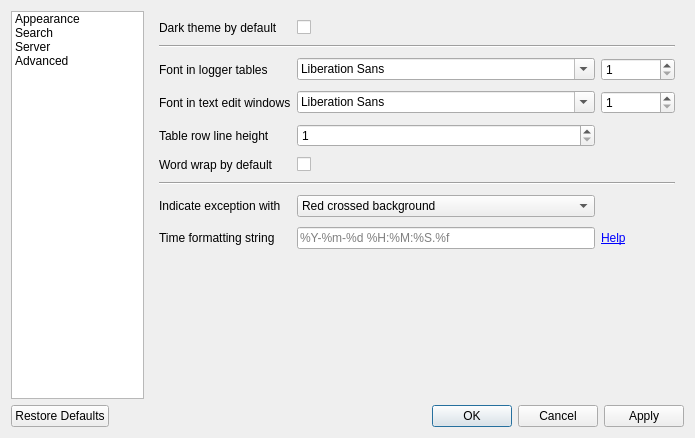
<?xml version="1.0" encoding="UTF-8"?>
<ui version="4.0">
 <class>Dialog</class>
 <widget class="QDialog" name="Dialog">
  <property name="geometry">
   <rect>
    <x>0</x>
    <y>0</y>
    <width>695</width>
    <height>438</height>
   </rect>
  </property>
  <property name="windowTitle">
   <string>Settings</string>
  </property>
  <layout class="QGridLayout" name="gridLayout">
   <item row="0" column="0">
    <widget class="QListWidget" name="listWidget">
     <property name="sizePolicy">
      <sizepolicy hsizetype="Preferred" vsizetype="Preferred">
       <horstretch>1</horstretch>
       <verstretch>0</verstretch>
      </sizepolicy>
     </property>
     <property name="spacing">
      <number>5</number>
     </property>
     <item>
      <property name="text">
       <string>Appearance</string>
      </property>
     </item>
     <item>
      <property name="text">
       <string>Search</string>
      </property>
     </item>
     <item>
      <property name="text">
       <string>Server</string>
      </property>
     </item>
     <item>
      <property name="text">
       <string>Advanced</string>
      </property>
     </item>
    </widget>
   </item>
   <item row="1" column="0" colspan="2">
    <widget class="QDialogButtonBox" name="buttonBox">
     <property name="orientation">
      <enum>Qt::Horizontal</enum>
     </property>
     <property name="standardButtons">
      <set>QDialogButtonBox::Apply|QDialogButtonBox::Cancel|QDialogButtonBox::Ok|QDialogButtonBox::RestoreDefaults</set>
     </property>
    </widget>
   </item>
   <item row="0" column="1">
    <widget class="QStackedWidget" name="stackedWidget">
     <property name="sizePolicy">
      <sizepolicy hsizetype="Preferred" vsizetype="Preferred">
       <horstretch>4</horstretch>
       <verstretch>0</verstretch>
      </sizepolicy>
     </property>
     <property name="currentIndex">
      <number>0</number>
     </property>
     <widget class="QWidget" name="pageAppearance">
      <layout class="QGridLayout" name="gridLayout_3">
       <property name="verticalSpacing">
        <number>10</number>
       </property>
       <item row="8" column="2">
        <widget class="QLabel" name="formattingHelpLabel">
         <property name="text">
          <string>&lt;a href=&quot;https://docs.python.org/3/library/datetime.html#strftime-strptime-behavior&quot;&gt;Help&lt;/a&gt;</string>
         </property>
         <property name="textFormat">
          <enum>Qt::RichText</enum>
         </property>
         <property name="openExternalLinks">
          <bool>true</bool>
         </property>
         <property name="textInteractionFlags">
          <set>Qt::TextBrowserInteraction</set>
         </property>
        </widget>
       </item>
       <item row="4" column="1">
        <widget class="QSpinBox" name="loggerTableRowHeight">
         <property name="sizePolicy">
          <sizepolicy hsizetype="Preferred" vsizetype="Fixed">
           <horstretch>0</horstretch>
           <verstretch>0</verstretch>
          </sizepolicy>
         </property>
         <property name="minimum">
          <number>1</number>
         </property>
        </widget>
       </item>
       <item row="9" column="0" colspan="3">
        <spacer name="verticalSpacer">
         <property name="orientation">
          <enum>Qt::Vertical</enum>
         </property>
         <property name="sizeHint" stdset="0">
          <size>
           <width>20</width>
           <height>40</height>
          </size>
         </property>
        </spacer>
       </item>
       <item row="6" column="0" colspan="3">
        <widget class="Line" name="line_2">
         <property name="orientation">
          <enum>Qt::Horizontal</enum>
         </property>
        </widget>
       </item>
       <item row="3" column="0">
        <widget class="QLabel" name="textViewFontLabel">
         <property name="text">
          <string>Font in text edit windows</string>
         </property>
        </widget>
       </item>
       <item row="2" column="2">
        <widget class="QSpinBox" name="loggerTableFontSize">
         <property name="sizePolicy">
          <sizepolicy hsizetype="Ignored" vsizetype="Fixed">
           <horstretch>1</horstretch>
           <verstretch>0</verstretch>
          </sizepolicy>
         </property>
         <property name="minimum">
          <number>1</number>
         </property>
        </widget>
       </item>
       <item row="0" column="0">
        <widget class="QLabel" name="darkThemeDefaultLabel">
         <property name="text">
          <string>Dark theme by default</string>
         </property>
        </widget>
       </item>
       <item row="0" column="1">
        <widget class="QCheckBox" name="darkThemeDefaultCheckBox">
         <property name="text">
          <string/>
         </property>
        </widget>
       </item>
       <item row="4" column="0">
        <widget class="QLabel" name="loggerTableRowHeightLabel">
         <property name="text">
          <string>Table row line height</string>
         </property>
        </widget>
       </item>
       <item row="3" column="2">
        <widget class="QSpinBox" name="textViewFontSize">
         <property name="sizePolicy">
          <sizepolicy hsizetype="Ignored" vsizetype="Fixed">
           <horstretch>1</horstretch>
           <verstretch>0</verstretch>
          </sizepolicy>
         </property>
         <property name="minimum">
          <number>1</number>
         </property>
        </widget>
       </item>
       <item row="1" column="0" colspan="3">
        <widget class="Line" name="line_3">
         <property name="orientation">
          <enum>Qt::Horizontal</enum>
         </property>
        </widget>
       </item>
       <item row="7" column="1">
        <widget class="QComboBox" name="excIndicationComboBox">
         <property name="sizePolicy">
          <sizepolicy hsizetype="Ignored" vsizetype="Fixed">
           <horstretch>0</horstretch>
           <verstretch>0</verstretch>
          </sizepolicy>
         </property>
         <item>
          <property name="text">
           <string>Red crossed background</string>
          </property>
         </item>
         <item>
          <property name="text">
           <string>Cross icon in the message column</string>
          </property>
         </item>
         <item>
          <property name="text">
           <string>Both</string>
          </property>
         </item>
        </widget>
       </item>
       <item row="8" column="1">
        <widget class="QLineEdit" name="timeFormatLine">
         <property name="sizePolicy">
          <sizepolicy hsizetype="Ignored" vsizetype="Fixed">
           <horstretch>0</horstretch>
           <verstretch>0</verstretch>
          </sizepolicy>
         </property>
         <property name="placeholderText">
          <string>%Y-%m-%d %H:%M:%S.%f</string>
         </property>
        </widget>
       </item>
       <item row="3" column="1">
        <widget class="QFontComboBox" name="textViewFont">
         <property name="sizePolicy">
          <sizepolicy hsizetype="Ignored" vsizetype="Fixed">
           <horstretch>4</horstretch>
           <verstretch>0</verstretch>
          </sizepolicy>
         </property>
        </widget>
       </item>
       <item row="7" column="0">
        <widget class="QLabel" name="excIndicationLabel">
         <property name="text">
          <string>Indicate exception with</string>
         </property>
        </widget>
       </item>
       <item row="8" column="0">
        <widget class="QLabel" name="timeFormatLineLabel">
         <property name="text">
          <string>Time formatting string</string>
         </property>
        </widget>
       </item>
       <item row="2" column="1">
        <widget class="QFontComboBox" name="loggerTableFont">
         <property name="sizePolicy">
          <sizepolicy hsizetype="Ignored" vsizetype="Fixed">
           <horstretch>4</horstretch>
           <verstretch>0</verstretch>
          </sizepolicy>
         </property>
        </widget>
       </item>
       <item row="2" column="0">
        <widget class="QLabel" name="loggerTableFontLabel">
         <property name="text">
          <string>Font in logger tables</string>
         </property>
        </widget>
       </item>
       <item row="5" column="0">
        <widget class="QLabel" name="wordWrapLabel">
         <property name="text">
          <string>Word wrap by default</string>
         </property>
        </widget>
       </item>
       <item row="5" column="1">
        <widget class="QCheckBox" name="wordWrapCheckBox">
         <property name="text">
          <string/>
         </property>
        </widget>
       </item>
      </layout>
     </widget>
     <widget class="QWidget" name="pageSearch">
      <layout class="QGridLayout" name="gridLayout_2">
       <property name="horizontalSpacing">
        <number>20</number>
       </property>
       <property name="verticalSpacing">
        <number>10</number>
       </property>
       <item row="2" column="0">
        <widget class="QLabel" name="searchCaseSensitiveDefaultLabel">
         <property name="sizePolicy">
          <sizepolicy hsizetype="Maximum" vsizetype="Preferred">
           <horstretch>0</horstretch>
           <verstretch>0</verstretch>
          </sizepolicy>
         </property>
         <property name="text">
          <string>Case sensitive by default</string>
         </property>
        </widget>
       </item>
       <item row="0" column="0">
        <widget class="QLabel" name="searchOpenDefaultLabel">
         <property name="sizePolicy">
          <sizepolicy hsizetype="Maximum" vsizetype="Preferred">
           <horstretch>0</horstretch>
           <verstretch>0</verstretch>
          </sizepolicy>
         </property>
         <property name="text">
          <string>Open by default</string>
         </property>
        </widget>
       </item>
       <item row="3" column="0">
        <widget class="QLabel" name="searchWildcardDefaultLabel">
         <property name="sizePolicy">
          <sizepolicy hsizetype="Maximum" vsizetype="Preferred">
           <horstretch>0</horstretch>
           <verstretch>0</verstretch>
          </sizepolicy>
         </property>
         <property name="text">
          <string>Wildcard by default</string>
         </property>
        </widget>
       </item>
       <item row="1" column="0">
        <widget class="QLabel" name="searchRegexDefaultLabel">
         <property name="sizePolicy">
          <sizepolicy hsizetype="Maximum" vsizetype="Preferred">
           <horstretch>0</horstretch>
           <verstretch>0</verstretch>
          </sizepolicy>
         </property>
         <property name="text">
          <string>Regex by default</string>
         </property>
        </widget>
       </item>
       <item row="0" column="1">
        <widget class="QCheckBox" name="searchOpenDefaultCheckBox">
         <property name="sizePolicy">
          <sizepolicy hsizetype="Minimum" vsizetype="Fixed">
           <horstretch>0</horstretch>
           <verstretch>0</verstretch>
          </sizepolicy>
         </property>
         <property name="text">
          <string/>
         </property>
        </widget>
       </item>
       <item row="1" column="1">
        <widget class="QCheckBox" name="searchRegexDefaultCheckBox">
         <property name="sizePolicy">
          <sizepolicy hsizetype="Minimum" vsizetype="Fixed">
           <horstretch>0</horstretch>
           <verstretch>0</verstretch>
          </sizepolicy>
         </property>
         <property name="text">
          <string/>
         </property>
        </widget>
       </item>
       <item row="2" column="1">
        <widget class="QCheckBox" name="searchCaseSensitiveDefaultCheckBox">
         <property name="sizePolicy">
          <sizepolicy hsizetype="Minimum" vsizetype="Fixed">
           <horstretch>0</horstretch>
           <verstretch>0</verstretch>
          </sizepolicy>
         </property>
         <property name="text">
          <string/>
         </property>
        </widget>
       </item>
       <item row="3" column="1">
        <widget class="QCheckBox" name="searchWildcardDefaultCheckBox">
         <property name="sizePolicy">
          <sizepolicy hsizetype="Minimum" vsizetype="Fixed">
           <horstretch>0</horstretch>
           <verstretch>0</verstretch>
          </sizepolicy>
         </property>
         <property name="text">
          <string/>
         </property>
        </widget>
       </item>
       <item row="4" column="0" colspan="2">
        <spacer name="verticalSpacer_2">
         <property name="orientation">
          <enum>Qt::Vertical</enum>
         </property>
         <property name="sizeHint" stdset="0">
          <size>
           <width>20</width>
           <height>40</height>
          </size>
         </property>
        </spacer>
       </item>
      </layout>
     </widget>
     <widget class="QWidget" name="pageServer">
      <layout class="QGridLayout" name="gridLayout_4">
       <property name="verticalSpacing">
        <number>10</number>
       </property>
       <item row="7" column="1">
        <widget class="QCheckBox" name="useSystemProxyCheckBox">
         <property name="text">
          <string/>
         </property>
        </widget>
       </item>
       <item row="2" column="0">
        <widget class="QLabel" name="serializationFormatLabel">
         <property name="sizePolicy">
          <sizepolicy hsizetype="Maximum" vsizetype="Preferred">
           <horstretch>0</horstretch>
           <verstretch>0</verstretch>
          </sizepolicy>
         </property>
         <property name="text">
          <string>Default serialization format</string>
         </property>
        </widget>
       </item>
       <item row="6" column="1">
        <widget class="QCheckBox" name="extraModeCheckBox">
         <property name="text">
          <string/>
         </property>
        </widget>
       </item>
       <item row="5" column="0">
        <widget class="QLabel" name="newConnClearsTabLabel">
         <property name="sizePolicy">
          <sizepolicy hsizetype="Maximum" vsizetype="Preferred">
           <horstretch>0</horstretch>
           <verstretch>0</verstretch>
          </sizepolicy>
         </property>
         <property name="text">
          <string>New connection clears records</string>
         </property>
        </widget>
       </item>
       <item row="2" column="1">
        <widget class="QComboBox" name="serializationFormatCombo">
         <property name="sizePolicy">
          <sizepolicy hsizetype="Ignored" vsizetype="Fixed">
           <horstretch>0</horstretch>
           <verstretch>0</verstretch>
          </sizepolicy>
         </property>
         <item>
          <property name="text">
           <string>pickle</string>
          </property>
         </item>
         <item>
          <property name="text">
           <string>json</string>
          </property>
         </item>
        </widget>
       </item>
       <item row="1" column="1">
        <widget class="QLineEdit" name="listenPortLine">
         <property name="sizePolicy">
          <sizepolicy hsizetype="Ignored" vsizetype="Fixed">
           <horstretch>0</horstretch>
           <verstretch>0</verstretch>
          </sizepolicy>
         </property>
         <property name="placeholderText">
          <string>19996</string>
         </property>
        </widget>
       </item>
       <item row="3" column="0" colspan="2">
        <widget class="Line" name="line">
         <property name="orientation">
          <enum>Qt::Horizontal</enum>
         </property>
        </widget>
       </item>
       <item row="6" column="0">
        <widget class="QLabel" name="extraModeLabel">
         <property name="sizePolicy">
          <sizepolicy hsizetype="Maximum" vsizetype="Preferred">
           <horstretch>0</horstretch>
           <verstretch>0</verstretch>
          </sizepolicy>
         </property>
         <property name="text">
          <string>Extra mode by default</string>
         </property>
        </widget>
       </item>
       <item row="9" column="0" colspan="2">
        <spacer name="verticalSpacer_3">
         <property name="orientation">
          <enum>Qt::Vertical</enum>
         </property>
         <property name="sizeHint" stdset="0">
          <size>
           <width>20</width>
           <height>40</height>
          </size>
         </property>
        </spacer>
       </item>
       <item row="7" column="0">
        <widget class="QLabel" name="useSystemProxyLabel">
         <property name="sizePolicy">
          <sizepolicy hsizetype="Maximum" vsizetype="Preferred">
           <horstretch>0</horstretch>
           <verstretch>0</verstretch>
          </sizepolicy>
         </property>
         <property name="text">
          <string>Use system proxy</string>
         </property>
        </widget>
       </item>
       <item row="1" column="0">
        <widget class="QLabel" name="listenPortLabel">
         <property name="sizePolicy">
          <sizepolicy hsizetype="Maximum" vsizetype="Preferred">
           <horstretch>0</horstretch>
           <verstretch>0</verstretch>
          </sizepolicy>
         </property>
         <property name="text">
          <string>Server listen port</string>
         </property>
        </widget>
       </item>
       <item row="0" column="0">
        <widget class="QLabel" name="listenHostLabel">
         <property name="sizePolicy">
          <sizepolicy hsizetype="Maximum" vsizetype="Preferred">
           <horstretch>0</horstretch>
           <verstretch>0</verstretch>
          </sizepolicy>
         </property>
         <property name="text">
          <string>Server listen address</string>
         </property>
        </widget>
       </item>
       <item row="4" column="1">
        <widget class="QCheckBox" name="singleTabCheckBox">
         <property name="text">
          <string/>
         </property>
        </widget>
       </item>
       <item row="4" column="0">
        <widget class="QLabel" name="singleTabLabel">
         <property name="sizePolicy">
          <sizepolicy hsizetype="Maximum" vsizetype="Preferred">
           <horstretch>0</horstretch>
           <verstretch>0</verstretch>
          </sizepolicy>
         </property>
         <property name="text">
          <string>Single tab mode by default</string>
         </property>
        </widget>
       </item>
       <item row="0" column="1">
        <widget class="QLineEdit" name="listenHostLine">
         <property name="sizePolicy">
          <sizepolicy hsizetype="Ignored" vsizetype="Fixed">
           <horstretch>0</horstretch>
           <verstretch>0</verstretch>
          </sizepolicy>
         </property>
         <property name="placeholderText">
          <string>0.0.0.0</string>
         </property>
        </widget>
       </item>
       <item row="5" column="1">
        <widget class="QCheckBox" name="newConnClearsTabCheckBox">
         <property name="text">
          <string/>
         </property>
        </widget>
       </item>
      </layout>
     </widget>
     <widget class="QWidget" name="pageAdvanced">
      <layout class="QGridLayout" name="gridLayout_5">
       <property name="verticalSpacing">
        <number>10</number>
       </property>
       <item row="0" column="0">
        <widget class="QLabel" name="logLevelLabel">
         <property name="sizePolicy">
          <sizepolicy hsizetype="Maximum" vsizetype="Preferred">
           <horstretch>0</horstretch>
           <verstretch>0</verstretch>
          </sizepolicy>
         </property>
         <property name="text">
          <string>Console logging level</string>
         </property>
        </widget>
       </item>
       <item row="1" column="0">
        <widget class="QLabel" name="benchmarkLabel">
         <property name="sizePolicy">
          <sizepolicy hsizetype="Maximum" vsizetype="Preferred">
           <horstretch>0</horstretch>
           <verstretch>0</verstretch>
          </sizepolicy>
         </property>
         <property name="text">
          <string>Enable benchmark</string>
         </property>
        </widget>
       </item>
       <item row="4" column="0" colspan="2">
        <spacer name="verticalSpacer_4">
         <property name="orientation">
          <enum>Qt::Vertical</enum>
         </property>
         <property name="sizeHint" stdset="0">
          <size>
           <width>20</width>
           <height>40</height>
          </size>
         </property>
        </spacer>
       </item>
       <item row="2" column="0">
        <widget class="QLabel" name="benchmarkIntervalLabel">
         <property name="sizePolicy">
          <sizepolicy hsizetype="Maximum" vsizetype="Preferred">
           <horstretch>0</horstretch>
           <verstretch>0</verstretch>
          </sizepolicy>
         </property>
         <property name="text">
          <string>Benchmark record interval</string>
         </property>
        </widget>
       </item>
       <item row="0" column="1">
        <widget class="QLineEdit" name="logLevelLine">
         <property name="sizePolicy">
          <sizepolicy hsizetype="Ignored" vsizetype="Fixed">
           <horstretch>0</horstretch>
           <verstretch>0</verstretch>
          </sizepolicy>
         </property>
         <property name="placeholderText">
          <string>30</string>
         </property>
        </widget>
       </item>
       <item row="3" column="0">
        <widget class="QLabel" name="lightThemeNativeLabel">
         <property name="sizePolicy">
          <sizepolicy hsizetype="Maximum" vsizetype="Preferred">
           <horstretch>0</horstretch>
           <verstretch>0</verstretch>
          </sizepolicy>
         </property>
         <property name="text">
          <string>Light theme is native style</string>
         </property>
        </widget>
       </item>
       <item row="2" column="1">
        <widget class="QLineEdit" name="benchmarkIntervalLine">
         <property name="sizePolicy">
          <sizepolicy hsizetype="Ignored" vsizetype="Fixed">
           <horstretch>0</horstretch>
           <verstretch>0</verstretch>
          </sizepolicy>
         </property>
         <property name="placeholderText">
          <string>0.0005</string>
         </property>
        </widget>
       </item>
       <item row="1" column="1">
        <widget class="QCheckBox" name="benchmarkCheckBox">
         <property name="text">
          <string/>
         </property>
        </widget>
       </item>
       <item row="3" column="1">
        <widget class="QCheckBox" name="lightThemeNativeCheckBox">
         <property name="text">
          <string/>
         </property>
        </widget>
       </item>
      </layout>
     </widget>
    </widget>
   </item>
  </layout>
 </widget>
 <resources/>
 <connections>
  <connection>
   <sender>buttonBox</sender>
   <signal>accepted()</signal>
   <receiver>Dialog</receiver>
   <slot>accept()</slot>
   <hints>
    <hint type="sourcelabel">
     <x>225</x>
     <y>420</y>
    </hint>
    <hint type="destinationlabel">
     <x>157</x>
     <y>274</y>
    </hint>
   </hints>
  </connection>
  <connection>
   <sender>buttonBox</sender>
   <signal>rejected()</signal>
   <receiver>Dialog</receiver>
   <slot>reject()</slot>
   <hints>
    <hint type="sourcelabel">
     <x>293</x>
     <y>426</y>
    </hint>
    <hint type="destinationlabel">
     <x>286</x>
     <y>274</y>
    </hint>
   </hints>
  </connection>
  <connection>
   <sender>listWidget</sender>
   <signal>currentRowChanged(int)</signal>
   <receiver>stackedWidget</receiver>
   <slot>setCurrentIndex(int)</slot>
   <hints>
    <hint type="sourcelabel">
     <x>92</x>
     <y>200</y>
    </hint>
    <hint type="destinationlabel">
     <x>230</x>
     <y>182</y>
    </hint>
   </hints>
  </connection>
 </connections>
</ui>
